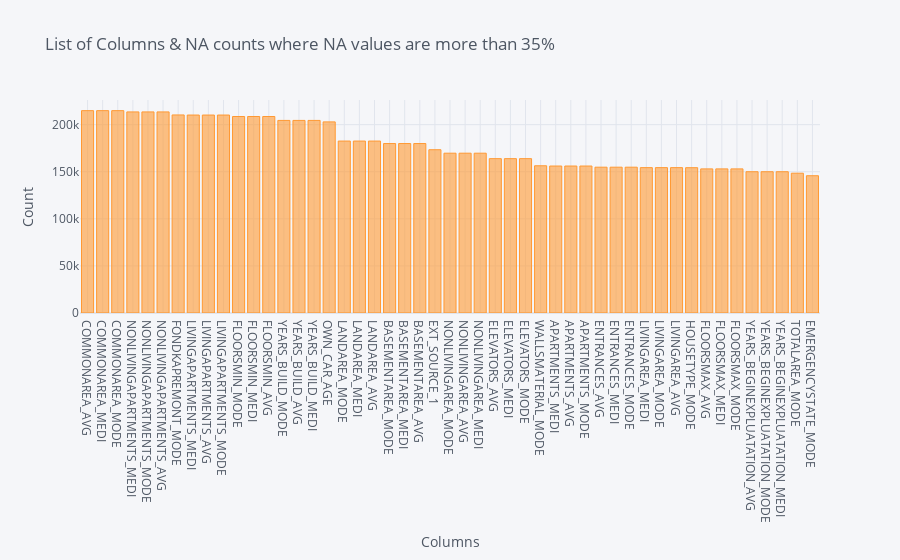

The notebook cell this image was saved under:
### Code cell
# plot for null values > 35%
more_nulls['count'].sort_values(ascending = False).iplot(kind = 'bar', xTitle = 'Columns', yTitle = 'Count', title = 'List of Columns & NA counts where NA values are more than 35%')

### Figure 1 — Plotly figure (JSON) as saved in the notebook; plotly's stock layout.template omitted (floating-point values rounded to 4 significant figures)
{"data": [{"marker": {"color": "rgba(255, 153, 51, 0.6)", "line": {"color": "rgba(255, 153, 51, 1.0)", "width": 1}}, "name": "count", "orientation": "v", "text": "", "type": "bar", "x": ["COMMONAREA_AVG", "COMMONAREA_MEDI", "COMMONAREA_MODE", "NONLIVINGAPARTMENTS_MEDI", "NONLIVINGAPARTMENTS_MODE", "NONLIVINGAPARTMENTS_AVG", "FONDKAPREMONT_MODE", "LIVINGAPARTMENTS_MEDI", "LIVINGAPARTMENTS_AVG", "LIVINGAPARTMENTS_MODE", "FLOORSMIN_MODE", "FLOORSMIN_MEDI", "FLOORSMIN_AVG", "YEARS_BUILD_MODE", "YEARS_BUILD_AVG", "YEARS_BUILD_MEDI", "OWN_CAR_AGE", "LANDAREA_MODE", "LANDAREA_MEDI", "LANDAREA_AVG", "BASEMENTAREA_MODE", "BASEMENTAREA_MEDI", "BASEMENTAREA_AVG", "EXT_SOURCE_1", "NONLIVINGAREA_MODE", "NONLIVINGAREA_AVG", "NONLIVINGAREA_MEDI", "ELEVATORS_AVG", "ELEVATORS_MEDI", "ELEVATORS_MODE", "WALLSMATERIAL_MODE", "APARTMENTS_MEDI", "APARTMENTS_AVG", "APARTMENTS_MODE", "ENTRANCES_AVG", "ENTRANCES_MEDI", "ENTRANCES_MODE", "LIVINGAREA_MEDI", "LIVINGAREA_MODE", "LIVINGAREA_AVG", "HOUSETYPE_MODE", "FLOORSMAX_AVG", "FLOORSMAX_MEDI", "FLOORSMAX_MODE", "YEARS_BEGINEXPLUATATION_AVG", "YEARS_BEGINEXPLUATATION_MODE", "YEARS_BEGINEXPLUATATION_MEDI", "TOTALAREA_MODE", "EMERGENCYSTATE_MODE"], "y": [214865, 214865, 214865, 213514, 213514, 213514, 210295, 210199, 210199, 210199, 208642, 208642, 208642, 204488, 204488, 204488, 202929, 182590, 182590, 182590, 179943, 179943, 179943, 173378, 169682, 169682, 169682, 163891, 163891, 163891, 156341, 156061, 156061, 156061, 154828, 154828, 154828, 154350, 154350, 154350, 154297, 153020, 153020, 153020, 150007, 150007, 150007, 148431, 145755]}], "layout": {"legend": {"bgcolor": "#F5F6F9", "font": {"color": "#4D5663"}}, "paper_bgcolor": "#F5F6F9", "plot_bgcolor": "#F5F6F9", "title": {"font": {"color": "#4D5663"}, "text": "List of Columns & NA counts where NA values are more than 35%"}, "xaxis": {"gridcolor": "#E1E5ED", "showgrid": true, "tickfont": {"color": "#4D5663"}, "title": {"font": {"color": "#4D5663"}, "text": "Columns"}, "zerolinecolor": "#E1E5ED"}, "yaxis": {"gridcolor": "#E1E5ED", "showgrid": true, "tickfont": {"color": "#4D5663"}, "title": {"font": {"color": "#4D5663"}, "text": "Count"}, "zerolinecolor": "#E1E5ED"}}}
